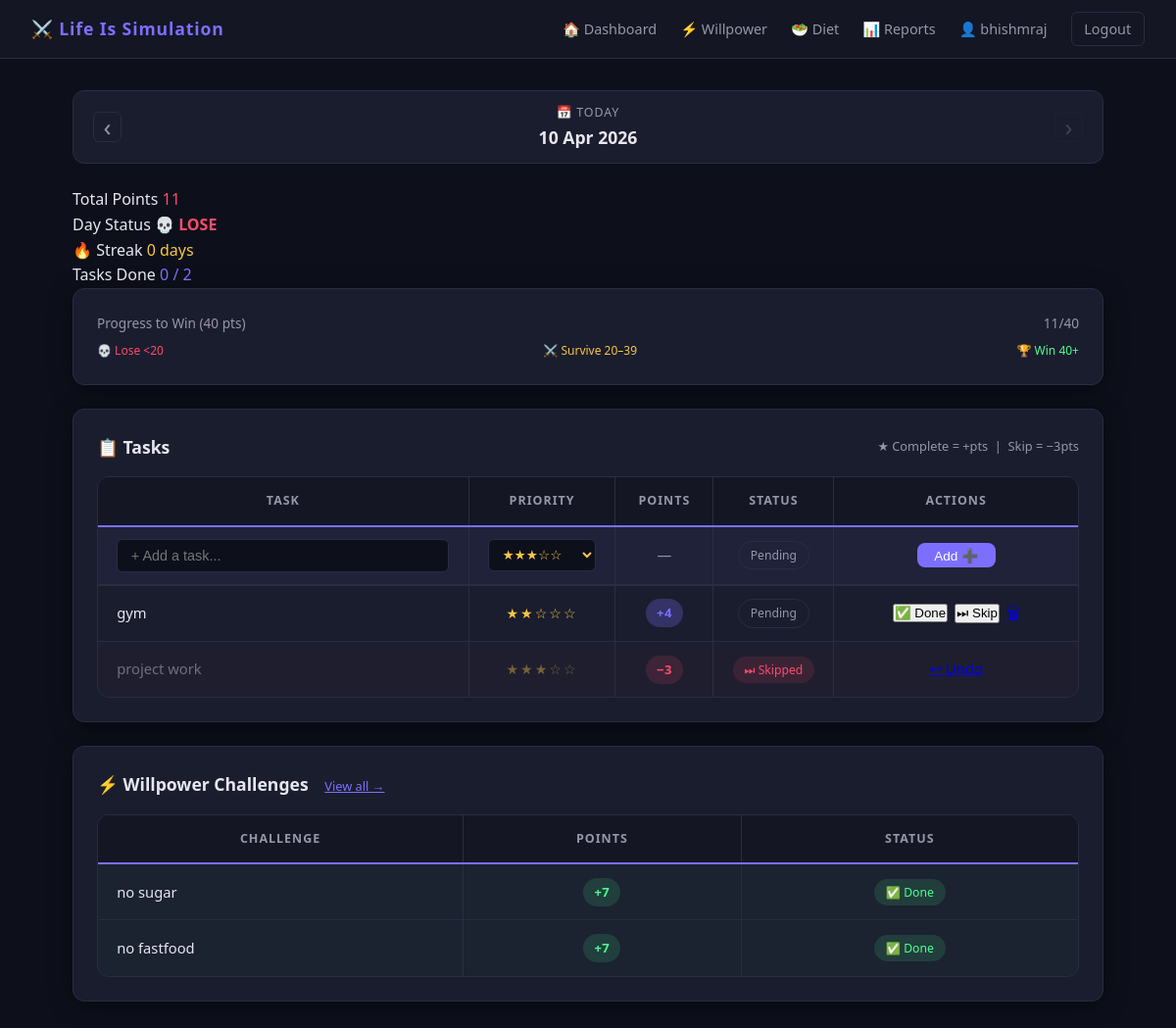
/dashboard/ (signed in), run on the app's committed database.
### users/models.py (models this page shows, shortened)
class CustomUser(AbstractUser):
    name   = models.CharField(max_length=100, blank=True)
    avatar = models.ImageField(upload_to='avatars/', blank=True, null=True)
    bio    = models.TextField(max_length=300, blank=True)
    def get_display_name(self):
        return self.name or self.username

### tasks/models.py (models this page shows, shortened)
class DailyLog(models.Model):
    STATUS_CHOICES = [
        ('win',     'Day Win'),
        ('survive', 'Day Survive'),
        ('lose',    'Day Lose'),
        ('ongoing', 'Ongoing'),
    ]
    user         = models.ForeignKey(settings.AUTH_USER_MODEL, on_delete=models.CASCADE, related_name='daily_logs')
    date         = models.DateField(default=timezone.now)
    total_points = models.IntegerField(default=0)
    day_status   = models.CharField(max_length=10, choices=STATUS_CHOICES, default='ongoing')
    streak       = models.IntegerField(default=0)
    punishment   = models.BooleanField(default=False)  # True if prev day was Lose
    class Meta:
        unique_together = ('user', 'date')
        ordering = ['-date']

class Task(models.Model):
    STATUS_CHOICES = [
        ('pending',   'Pending'),
        ('completed', 'Completed'),
        ('skipped',   'Skipped'),
    ]
    user        = models.ForeignKey(settings.AUTH_USER_MODEL, on_delete=models.CASCADE, related_name='tasks')
    title       = models.CharField(max_length=200)
    description = models.TextField(blank=True)
    priority    = models.IntegerField(default=3, choices=[(i, i) for i in range(1, 6)])
    status      = models.CharField(max_length=10, choices=STATUS_CHOICES, default='pending')
    due_date    = models.DateField(default=timezone.now)
    order       = models.PositiveIntegerField(default=0)
    created_at  = models.DateTimeField(auto_now_add=True)
    class Meta:
        ordering = ['order', '-priority', 'created_at']
    def get_points(self):
        return PRIORITY_POINTS.get(self.priority, 6)
    def stars(self):
        return '★' * self.priority + '☆' * (5 - self.priority)

### tracker/models.py (models this page shows, shortened)
class WillpowerTask(models.Model):
    STATUS_CHOICES = [
        ('pending',   'Pending'),
        ('completed', 'Completed'),
        ('skipped',   'Skipped'),
    ]
    user       = models.ForeignKey(settings.AUTH_USER_MODEL, on_delete=models.CASCADE, related_name='willpower_tasks')
    title      = models.CharField(max_length=200)
    status     = models.CharField(max_length=10, choices=STATUS_CHOICES, default='pending')
    due_date   = models.DateField(default=timezone.now)
    created_at = models.DateTimeField(auto_now_add=True)
    class Meta:
        ordering = ['created_at']

### tasks/views.py (the view)
# urls.py: path('dashboard/', include('tasks.urls')),
@login_required
def dashboard(request):
    today = timezone.localdate()
    date_str = request.GET.get('date')
    try:
        selected_date = date.fromisoformat(date_str) if date_str else today
    except ValueError:
        selected_date = today
    prev_date = selected_date - timedelta(days=1)
    next_date = selected_date + timedelta(days=1)
    is_today  = (selected_date == today)
    log   = get_or_create_daily_log(request.user, selected_date)
    tasks = Task.objects.filter(user=request.user, due_date=selected_date)
    pending   = tasks.filter(status='pending')
    completed = tasks.filter(status='completed')
    skipped   = tasks.filter(status='skipped')
    try:
        from tracker.models import WillpowerTask
        wp_tasks = WillpowerTask.objects.filter(user=request.user, due_date=selected_date)
    except Exception:
        wp_tasks = []
    context = {
        'log':           log,
        'tasks':         tasks,
        'pending':       pending,
        'completed':     completed,
        'skipped':       skipped,
        'wp_tasks':      wp_tasks,
        'today':         today,
        'selected_date': selected_date,
        'prev_date':     prev_date,
        'next_date':     next_date,
        'is_today':      is_today,
    }
    return render(request, 'tasks/dashboard.html', context)

### tasks/views.py (called while the page is built, shortened)
def get_or_create_daily_log(user, log_date=None):
    if log_date is None:
        log_date = timezone.localdate()
    log, created = DailyLog.objects.get_or_create(user=user, date=log_date)
    return log

### templates/tasks/dashboard.html (shortened to what this page needs)
{% extends 'base.html' %}
{% block content %}
<div class="date-nav">
  <a href="/dashboard/?date={{ prev_date }}" class="date-arrow">‹</a>
  <div class="date-center">
    <span class="date-label">
      {% if is_today %}
        📅 Today
      {% elif selected_date == today %}
        📅 Today
      {% else %}
        📅 {{ selected_date|date:"l" }}
      {% endif %}
    </span>
    <span class="date-value">{{ selected_date|date:"d M Y" }}</span>
  </div>
  <a href="/dashboard/?date={{ next_date }}"
    class="date-arrow {% if not is_today %}{% else %}date-arrow-disabled{% endif %}">›</a>
</div>
<div class="stats-bar">
  <div class="stat-card">
    <span class="stat-label">Total Points</span>
    <span class="stat-value" id="total-points"
      style="color:{% if log.day_status == 'win' %}var(--win-color){% elif log.day_status == 'survive' %}var(--survive-color){% else %}var(--lose-color){% endif %}">
      {{ log.total_points }}
    </span>
  </div>
  <div class="stat-card">
    <span class="stat-label">Day Status</span>
    <span class="stat-value status-{{ log.day_status }}" id="day-status">
      {% if log.day_status == 'win' %}🏆 WIN
      {% elif log.day_status == 'survive' %}⚔️ SURVIVE
      {% else %}💀 LOSE{% endif %}
    </span>
  </div>
  <div class="stat-card">
    <span class="stat-label">🔥 Streak</span>
    <span class="stat-value" style="color:var(--gold)" id="streak">{{ log.streak }} days</span>
  </div>
  <div class="stat-card">
    <span class="stat-label">Tasks Done</span>
    <span class="stat-value" style="color:var(--accent)">{{ completed.count }} / {{ tasks.count }}</span>
  </div>
</div>
<div class="card" style="margin-bottom:1.5rem;">
  <div style="display:flex; justify-content:space-between; margin-bottom:0.5rem;">
    <span style="font-size:0.85rem; color:var(--text-secondary)">Progress to Win (40 pts)</span>
    <span style="font-size:0.85rem; color:var(--text-secondary)" id="progress-label">{{ log.total_points }}/40</span>
  </div>
  <div style="display:flex; justify-content:space-between; margin-top:0.4rem;">
    <span style="font-size:0.75rem; color:var(--lose-color)">💀 Lose &lt;20</span>
    <span style="font-size:0.75rem; color:var(--survive-color)">⚔️ Survive 20–39</span>
    <span style="font-size:0.75rem; color:var(--win-color)">🏆 Win 40+</span>
  </div>
</div>
<div class="card" style="margin-bottom:1.5rem;">
  <div style="display:flex; justify-content:space-between; align-items:center; margin-bottom:1rem;">
    <p class="card-title" style="margin:0;">📋 Tasks</p>
    <span style="font-size:0.8rem; color:var(--text-secondary)">
      ★ Complete = +pts &nbsp;|&nbsp; Skip = −3pts
    </span>
  </div>
  <div class="table-wrapper">
    <table class="task-table">
      <thead>
        <tr>
          <th style="width:38%">Task</th>
          <th style="width:15%; text-align:center;">Priority</th>
          <th style="width:10%; text-align:center;">Points</th>
          <th style="width:12%; text-align:center;">Status</th>
          <th style="width:25%; text-align:center;">Actions</th>
        </tr>
      </thead>
      <tbody>
        <tr class="add-row">
          <form method="post" action="{% url 'add_task' %}">
            <td><input type="text" name="title" placeholder="+ Add a task..." class="table-input" required /></td>
            <td style="text-align:center;">
              <select name="priority" class="table-select">
                <option value="3" selected>★★★☆☆</option>
              </select>
            </td>
            <td style="text-align:center; color:var(--text-secondary);">—</td>
            <td style="text-align:center;"><span class="status-badge badge-pending">Pending</span></td>
            <td style="text-align:center;">
              <button type="submit" class="btn btn-primary" style="padding:0.3rem 1.1rem; font-size:0.85rem;">Add ➕</button>
            </td>
          </form>
        </tr>
        {% for task in pending %}
        <tr class="task-row" id="task-{{ task.id }}">
          <td class="task-name">{{ task.title }}</td>
          <td style="text-align:center;"><span class="stars-cell">{{ task.stars }}</span></td>
          <td style="text-align:center;"><span class="pts-badge pts-positive">+{{ task.get_points }}</span></td>
          <td style="text-align:center;"><span class="status-badge badge-pending">Pending</span></td>
          <td style="text-align:center;">
            <div class="action-btns">
              <button class="btn-task btn-complete" onclick="doTask({{ task.id }}, 'complete')">✅ Done</button>
              <button class="btn-task btn-skip"     onclick="doTask({{ task.id }}, 'skip')">⏭ Skip</button>
              <a href="{% url 'delete_task' task.id %}" class="btn-task btn-del"
                 onclick="return confirm('Delete?')">🗑</a>
            </div>
          </td>
        </tr>
        {% endfor %}
        {% for task in skipped %}
        <tr class="task-row task-skip-row">
          <td class="task-name" style="opacity:0.4;">{{ task.title }}</td>
          <td style="text-align:center; opacity:0.4;"><span class="stars-cell">{{ task.stars }}</span></td>
          <td style="text-align:center;"><span class="pts-badge pts-negative">−3</span></td>
          <td style="text-align:center;"><span class="status-badge badge-skip">⏭ Skipped</span></td>
          <td style="text-align:center;"><a href="{% url 'undo_task' task.id %}" class="btn-task btn-undo">↩ Undo</a></td>
        </tr>
        {% endfor %}
      </tbody>
    </table>
  </div>
</div>
{% if wp_tasks %}
<div class="card">
  <p class="card-title">⚡ Willpower Challenges
    <a href="{% url 'willpower' %}?date={{ selected_date|date:'Y-m-d' }}"
       style="font-size:0.8rem; color:var(--accent); margin-left:0.75rem; font-weight:400;">
      View all →
    </a>
  </p>
  <div class="table-wrapper">
    <table class="task-table">
      <thead>
        <tr>
          <th>Challenge</th>
          <th style="text-align:center;">Points</th>
          <th style="text-align:center;">Status</th>
        </tr>
      </thead>
      <tbody>
        {% for wt in wp_tasks %}
        <tr class="task-row {% if wt.status == 'completed' %}task-done-row{% elif wt.status == 'skipped' %}task-skip-row{% endif %}">
          <td>{{ wt.title }}</td>
          <td style="text-align:center;">
            {% if wt.status == 'completed' %}<span class="pts-badge" style="background:#4cff9122;color:var(--win-color);">+7</span>
            {% elif wt.status == 'skipped' %}<span class="pts-badge pts-negative">−7</span>
            {% else %}<span class="pts-badge pts-positive">+7</span>{% endif %}
          </td>
          <td style="text-align:center;">
            {% if wt.status == 'completed' %}<span class="status-badge badge-done">✅ Done</span>
            {% elif wt.status == 'skipped' %}<span class="status-badge badge-skip">⏭ Skipped</span>
            {% else %}<span class="status-badge badge-pending">Pending</span>{% endif %}
          </td>
        </tr>
        {% endfor %}
      </tbody>
    </table>
  </div>
</div>
{% endif %}
{% endblock %}

### templates/base.html (shortened to what this page needs)
<!DOCTYPE html>
<html lang="en">
<head>
  {% load static %}
  <link rel="stylesheet" href="{% static 'css/main.css' %}">
</head>
<body>
{% if user.is_authenticated %}
<nav class="navbar">
  <a href="{% url 'dashboard' %}" class="nav-brand">⚔️ Life Is Simulation</a>
  <div class="nav-links">
    <a href="{% url 'dashboard' %}">🏠 Dashboard</a>
    <a href="{% url 'willpower' %}">⚡ Willpower</a>
    <a href="{% url 'diet' %}">🥗 Diet</a>
    <a href="{% url 'reports_home' %}">📊 Reports</a>
    <a href="{% url 'profile' %}">👤 {{ user.get_display_name }}</a>
    <a href="{% url 'logout' %}" class="btn-logout">Logout</a>
  </div>
</nav>
{% endif %}
<main class="main-content">
  {% block content %}{% endblock %}
</main>
</body>
</html>

### data on the page
CustomUser: get_display_name "bhishmraj"
DailyLog: total_points "11", streak "0"
Task: title "gym", stars "★★☆☆☆", get_points "4"
Task: title "project work", stars "★★★☆☆"
WillpowerTask: title "no sugar", status "+7"
WillpowerTask: title "no fastfood", status "+7"

### other printed values
{{ selected_date|date:"d M Y" }} "10 Apr 2026"
{{ completed.count }} "0"
{{ tasks.count }} "2"
